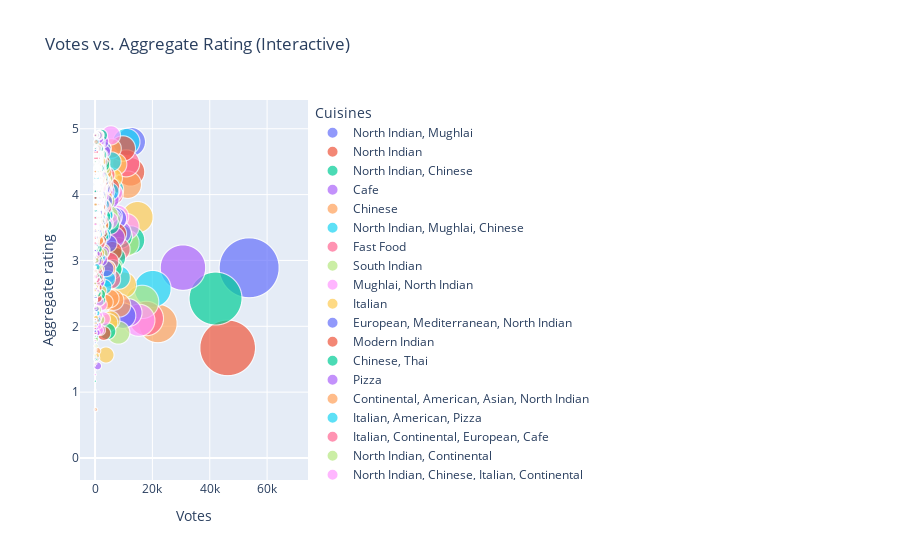

Source (notebook cell):
### Code cell
import plotly.express as px

# Interactive bubble chart using Plotly
fig = px.scatter(cuisine_summary, x='Votes', y='Aggregate rating', size='Votes', color='Cuisines',
                 hover_name='Cuisines', title='Votes vs. Aggregate Rating (Interactive)', size_max=60)
fig.write_html(os.path.join(save_path, 'bubble_chart_votes_rating.html'))
fig.show()
